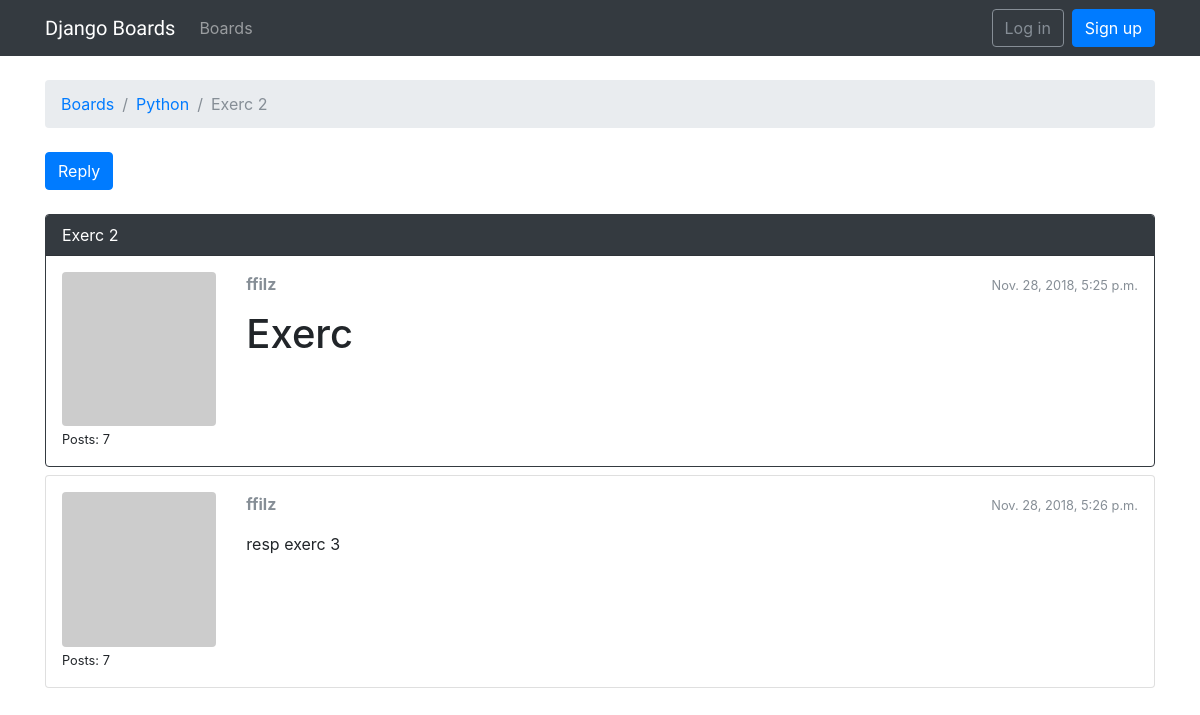
Before: /boards/2/topics/107/ with the older database file.
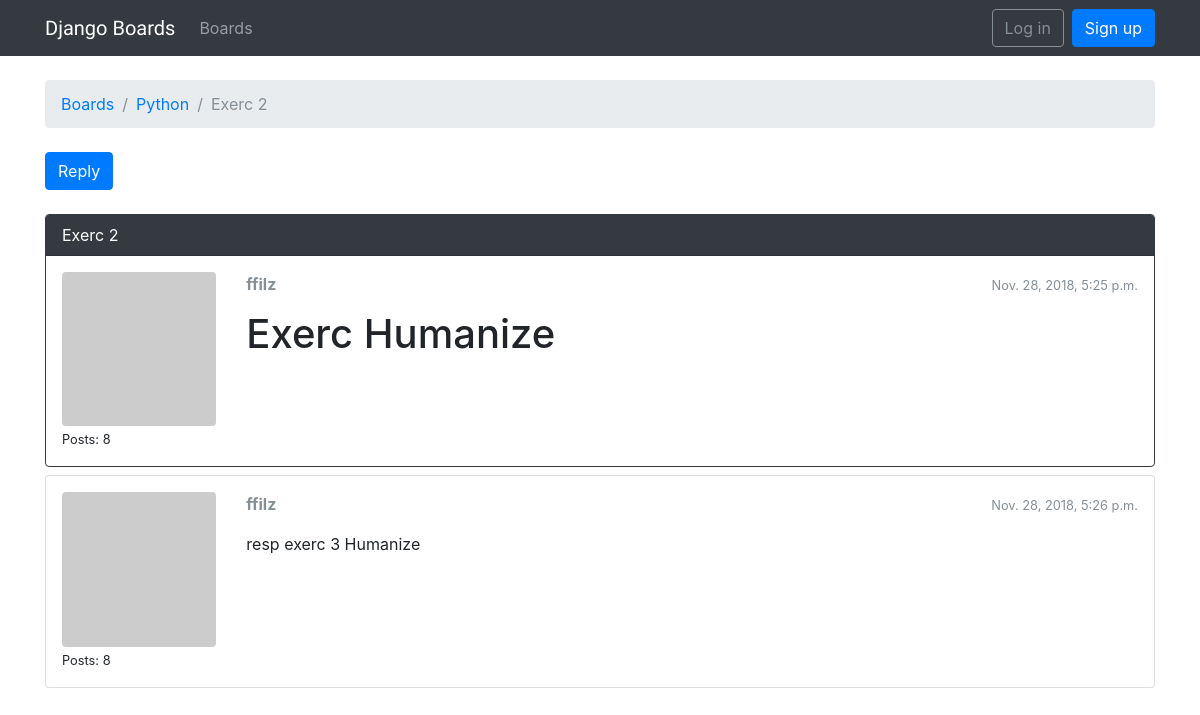
After: the same page with the newer database file.
### boards/models.py (models this page shows, shortened)
class Topic(models.Model):
    subject = models.CharField(max_length=255)
    last_updated = models.DateTimeField(auto_now_add=True)
    board = models.ForeignKey(Board, on_delete = models.CASCADE, related_name='topics')
    starter = models.ForeignKey(User, on_delete = models.CASCADE, related_name='topics')
    views = models.PositiveIntegerField(default=0)

class Board(models.Model):
    name = models.CharField(max_length=30, unique=True)
    description = models.CharField(max_length=100)

class Post(models.Model):
    message = models.TextField(max_length=4000)
    topic = models.ForeignKey(Topic, on_delete=models.CASCADE, related_name='posts')
    created_at = models.DateTimeField(auto_now_add=True)
    updated_at = models.DateTimeField(null=True)
    created_by = models.ForeignKey(User, on_delete=models.CASCADE, related_name='posts')
    updated_by = models.ForeignKey(User, on_delete=models.CASCADE, null=True, related_name='+')
    def get_message_as_markdown(self):
        return mark_safe(markdown(self.message, safe_mode='escape'))

### boards/views.py (the view)
# urls.py: url(r'^boards/(?P<pk>\d+)/topics/(?P<topic_pk>\d+)/$', views.PostListView.as_view(), name='topic_posts'),
class PostListView(ListView):
    model = Post
    context_object_name = 'posts'
    template_name = 'topic_posts.html'
    paginate_by = 20
    def get_context_data(self, **kwargs):
        session_key = 'viewed_topic_{}'.format(self.topic.pk)
        if not self.request.session.get(session_key, False):
            self.topic.views += 1
            self.topic.save()
            self.request.session[session_key] = True
        kwargs['topic'] = self.topic
        return super().get_context_data(**kwargs)
    def get_queryset(self):
        self.topic = get_object_or_404(Topic, board__pk=self.kwargs.get('pk'), pk=self.kwargs.get('topic_pk'))
        queryset = self.topic.posts.order_by('created_at')
        return queryset

### boards/templatetags/gravatar.py (called while the page is built)
@register.filter
def gravatar(user):
    email = user.email.lower().encode('utf-8')
    default = 'mm'
    size = 256
    url = 'https://www.gravatar.com/avatar/{md5}?{params}'.format(
        md5=hashlib.md5(email).hexdigest(),
        params=urlencode({'d': default, 's': str(size)})
    )
    return url

### templates/topic_posts.html (shortened to what this page needs)
{% extends 'base.html' %}
{% load gravatar %}
{% block breadcrumb %}
  <li class="breadcrumb-item"><a href="{% url 'home' %}">Boards</a></li>
  <li class="breadcrumb-item"><a href="{% url 'board_topics' topic.board.pk %}">{{ topic.board.name }}</a></li>
  <li class="breadcrumb-item active">{{ topic.subject }}</li>
{% endblock %}
{% block content %}
  <div class="mb-4">
    <a href="{% url 'reply_topic' topic.board.pk topic.pk %}" class="btn btn-primary" role="button">Reply</a>
  </div>
  {% for post in posts %}
    <div id="{{ post.pk }}" class="card {% if forloop.last %}mb-4{% else %}mb-2{% endif %} {% if forloop.first %}border-dark{% endif %}">
      {% if forloop.first %}
        <div class="card-header text-white bg-dark py-2 px-3">{{ topic.subject }}</div>
      {% endif %}
      <div class="card-body p-3">
        <div class="row">
          <div class="col-2">
            <img src="{{ post.created_by|gravatar }}" alt="{{ post.created_by.username }}" class="w-100 rounded">
            <small>Posts: {{ post.created_by.posts.count }}</small>
          </div>
          <div class="col-10">
            <div class="row mb-3">
              <div class="col-6">
                <strong class="text-muted">{{ post.created_by.username }}</strong>
              </div>
              <div class="col-6 text-right">
                <small class="text-muted">{{ post.created_at }}</small>
              </div>
            </div>
            <div class="post-body">
              {{ post.get_message_as_markdown }}
            </div>
          </div>
        </div>
      </div>
    </div>
  {% endfor %}
{% endblock %}

### templates/base.html (shortened to what this page needs)
{% load static %}<!DOCTYPE html>
<html>
  <head>
    <link rel="stylesheet" href="{% static 'css/bootstrap.min.css' %}">
    <link rel="stylesheet" href="{% static 'css/app.css' %}">
  </head>
  <body>
    {% block body %}
      <div class="wrapper">
        <nav class="navbar navbar-expand-sm navbar-dark bg-dark">
          <div class="container">
            <a class="navbar-brand" href="{% url 'home' %}">Django Boards</a>
            <div class="collapse navbar-collapse" id="mainMenu">
              <ul class="navbar-nav">
                <li class="nav-item">
                  <a class="nav-link" href="{% url 'home' %}">Boards</a>
                </li>
              </ul>
              {% if user.is_authenticated %}
                <ul class="navbar-nav ml-auto">
                  <li class="nav-item dropdown">
                    <a class="nav-link dropdown-toggle" href="#" id="userMenu" data-toggle="dropdown" aria-haspopup="true" aria-expanded="false">
                      {{ user.username }}
                    </a>
                    <div class="dropdown-menu dropdown-menu-right" aria-labelledby="userMenu">
                      <a class="dropdown-item" href="{% url 'my_account' %}">My account</a>
                      <a class="dropdown-item" href="{% url 'password_change' %}">Change password</a>
                      <div class="dropdown-divider"></div>
                      <a class="dropdown-item" href="{% url 'logout' %}">Log out</a>
                    </div>
                  </li>
                </ul>
              {% else %}
                <form class="form-inline ml-auto">
                  <a href="{% url 'login' %}" class="btn btn-outline-secondary">Log in</a>
                  <a href="{% url 'signup' %}" class="btn btn-primary ml-2">Sign up</a>
                </form>
              {% endif %}
            </div>
          </div>
        </nav>
        <div class="container">
          <ol class="breadcrumb my-4">
            {% block breadcrumb %}
            {% endblock %}
          </ol>
          {% block content %}
          {% endblock %}
        </div>
      </div>
    {% endblock body %}
  </body>
</html>

### static/css/app.css (style rules this page uses)
html, body { height: 100%; }
.navbar-brand { font-family: 'Peralta', cursive; }
.wrapper { position: relative; min-height: 100%; height: auto !important; height: 100%; margin: 0 auto -60px; }

Changed rows visible on the page:
changed Post: created_by.posts.count "7" → "8"; get_message_as_markdown "Exerc" → "Exerc Humanize"
changed Post: created_by.posts.count "7" → "8"; get_message_as_markdown "resp exerc 3" → "resp exerc 3 Humanize"
